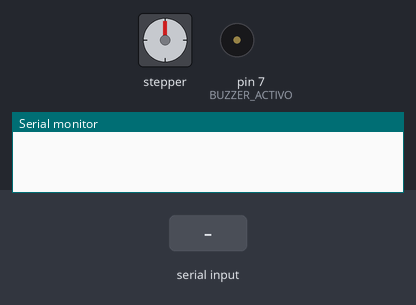
The sketch below on a simulated Arduino Uno, built with avr-gcc and run on an emulated ATmega328P. On the bench: stepper motor, buzzer (waves = sounding, pin HIGH), the last lines printed to the serial monitor. Wiring (inferred from the names in the program): stepper motor (2048 steps per turn assumed): coils pin 8, pin 9, pin 10, pin 11. The test bench sets the inputs (shaded band). Pins used as bus, display or sensor lines are not drawn.

Above: at 1.2 s.
1.3 s: "1" received over Serial
At 2.1 s:
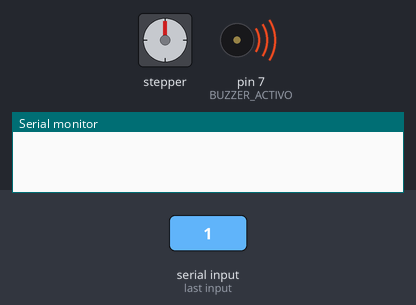
At 4.1 s:
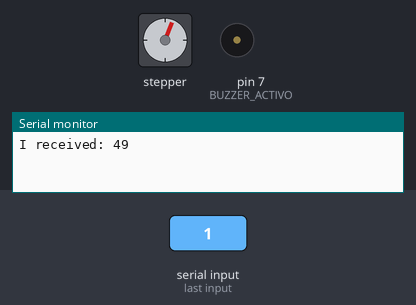
4.3 s: "1" received over Serial
At 6.9 s:
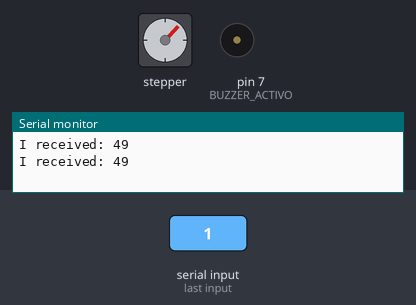
Timing chart, 0 to 8.4 s (numbered marks = the images above; inputs shaded):
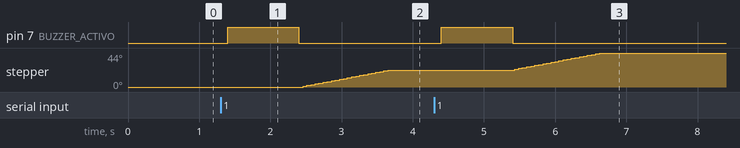

The sketch:

ABRAHAM_DISPENSADOR_VER_1_4.ino
```cpp
/*
Programa: DISPENSADOR DE ALIMENTO POR PROXIMIDAD Y AUDITIVA  VER 1 By: ABRAHAM RIVERA
Autor:  JACK VENTURA
Web: www.AZTECACAMPISMO.WEBS.com
Canal de Youtube:
Video Exclusivo para mi canal de Youtube
Todos los Derechos Reservados - ABRIL 21, 2022
Código de Dominio Público
CODIGO APORTADO EN COLABORACION CON LA COMUNIDAD ARDUINO
*/

#define PULSADOR 4        //integra DICE 2
#define BUZZER_ACTIVO 7   //integra DICE 8

int IN1 = 8;              // pin digital 8 de Arduino a IN1 de modulo controlador
int IN2 = 9;              // pin digital 9 de Arduino a IN2 de modulo controlador
int IN3 = 10;             // pin digital 10 de Arduino a IN3 de modulo controlador
int IN4 = 11;             // pin digital 11 de Arduino a IN4 de modulo controlador
int demora = 10;          // demora entre pasos, no debe ser menor a 10 ms.
                          // paso completo con maximo torque
int paso [4][4] =         // matriz (array bidimensional) con la secuencia de pasos
{
  {1, 1, 0, 0},
  {0, 1, 1, 0},
  {0, 0, 1, 1},
  {1, 0, 0, 1}
};               //1,2, 3, 4,5
int tiempos [2] = {3,5}; // 4posiciones = tiempos
int randNumber;
const int pinecho = 2;
const int pintrigger = 3;
int incomingByte = 0; // for incoming serial data


unsigned int tiempo, distancia;
//boolean leerSensor = true;                //DECIA true; LO CAMBIO A false y no hace lo que que haga

void setup()
{                           // put your setup code here, to run once:
  pinMode (PULSADOR, INPUT_PULLUP);         //integra (4,) Siempre recibe 5v, marca cuando se va 0
  pinMode (BUZZER_ACTIVO, OUTPUT);          //integra // pin(7 - salida)


  Serial.begin(9600);
  pinMode(pinecho, INPUT);
  pinMode(pintrigger, OUTPUT);

  pinMode(IN1, OUTPUT);                             // todos los pines como salida
  pinMode(IN2, OUTPUT);
  pinMode(IN3, OUTPUT);
  pinMode(IN4, OUTPUT);
}

void loop() {                                       // put your main code here, to run repeatedly:
                                                      //servoMotor.attach(4);  >>integra 1<<
  // int dex_tiempo = random(1,5);
  // randNumber = tiempos[dex_tiempo] * 1000;
  // Serial.println(randNumber);
  // if(digitalRead(PULSADOR) == LOW)
  // if(randNumber == 2)
  //{                   //integra
  if (Serial.available() > 0) {
      // read the incoming byte:
      incomingByte = Serial.read();
      delay(100);
      if(incomingByte == 49) // se pregunta si "incomingByte" = 1 ASCII = 49
      {
        mover_motor();
      }
      // say what you got:
      Serial.print("I received: ");
      Serial.print(incomingByte);
      Serial.println(" ");
    }
}

void mover_motor(){
  digitalWrite(BUZZER_ACTIVO, HIGH);              //integra
  delay(1000);
  digitalWrite(BUZZER_ACTIVO, LOW);
  long int t1 = millis();
  for (int i = 0; i < 32; i++)                          // DICE 512*4 = 2048 pasos <<<<<<<<<<<<<<<<<<<<<<<<<<<<<<<<<<<<<<<<<<<<<<<<<<<<<<<<<<<<<<<<<<<<<<<<<<<
    {
      for (int i = 0; i < 4; i++)                       // DICE 4 bucle recupera la matriz de a una fila por vez
      {                                                 // para obtener los valores logicos a aplicar
        digitalWrite(IN1, paso[i][0]);                  // a IN1, IN2, IN3 y IN4
        digitalWrite(IN2, paso[i][1]);
        digitalWrite(IN3, paso[i][2]);
        digitalWrite(IN4, paso[i][3]);
        delay (demora);
      }
    }
  digitalWrite (IN1, LOW);          // desenergiza las bobina con un 0 logico osea apagado.
  digitalWrite (IN2, LOW);
  digitalWrite (IN3, LOW);
  digitalWrite (IN4, LOW);
  long int t2 = millis();
  //Serial.print("Time taken by the task_motor: "); Serial.print(t2-t1); Serial.println(" milliseconds");
  //delay (1000);
}
```

Measured:
- after the input at 1.3 s, pin 7 (BUZZER_ACTIVO): LOW → HIGH after 0.10 s, → LOW 1.0 s later; stepper: turns 22° clockwise in 1.2 s, starting after 1.2 s
- after the input at 4.3 s, pin 7 (BUZZER_ACTIVO): LOW → HIGH after 0.10 s, → LOW 1.0 s later; stepper: turns 22° clockwise in 1.2 s, starting after 1.1 s
